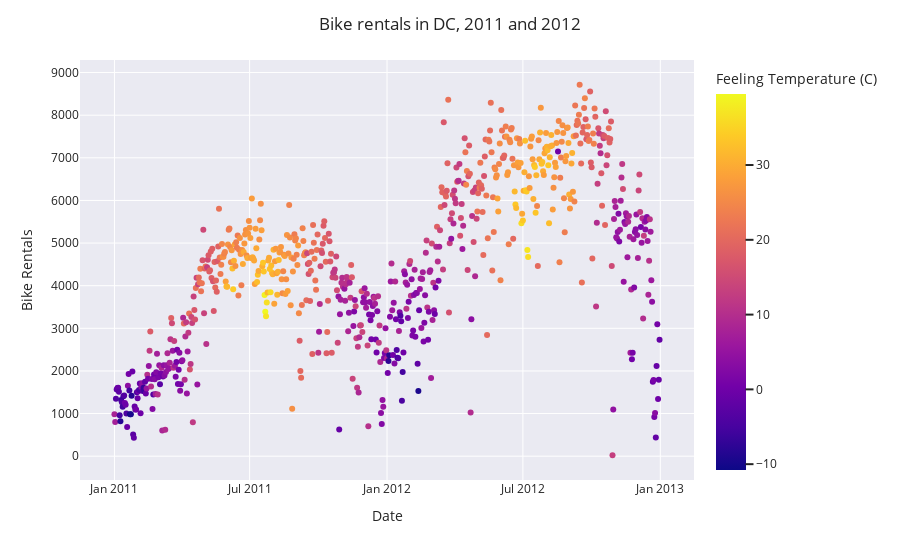

The notebook cell this image was saved under:
### Markdown cell above
**Q8**

In the scatter plot that I recreated the 'dteday' variable was on the x-axis (dates), the "count" variable was on the y-axis, and the data was colored by the 'feeling_temp' variable. Since the color variable was a temperature, the colors themselves protray blue was 'cold' and yellow as 'warm' with all the colors in between going from cold to warm. So, we can see that in the scatter plot all of the darker colors (blue, purple, and pink) are at the bottom because they signify cold weather and less people would rent bikes. Likewise, the lighter colors (orange and yellow) are at the tops of the graph because they signify warmer weather and more people would rent bikes.

### Code cell
# Visualization - recreate the graph
fig=px.scatter(DF,x='dteday',y='cnt',color='feeling_temp')
fig.update_layout(title='Bike rentals in DC, 2011 and 2012',title_x=0.5,
                 xaxis_title='Date',yaxis_title='Bike Rentals',
                  coloraxis_colorbar_title='Feeling Temperature (C)',
                 template='seaborn')
fig.show()

### Figure 1 — Plotly figure (JSON) as saved in the notebook; plotly's stock layout.template omitted (floating-point values rounded to 4 significant figures; data arrays with more than 128 entries replaced by an {"elided": "..."} marker saying what was removed)
{"data": [{"hovertemplate": "dteday=%{x}<br>cnt=%{y}<br>feeling_temp=%{marker.color}<extra></extra>", "legendgroup": "", "marker": {"color": {"elided": "731 float values"}, "coloraxis": "coloraxis", "symbol": "circle"}, "mode": "markers", "name": "", "orientation": "v", "showlegend": false, "type": "scatter", "x": {"elided": "731 str values"}, "xaxis": "x", "y": {"elided": "731 int values"}, "yaxis": "y"}], "layout": {"autosize": true, "coloraxis": {"colorbar": {"title": {"text": "Feeling Temperature (C)"}}, "colorscale": [[0, "#0d0887"], [0.1111, "#46039f"], [0.2222, "#7201a8"], [0.3333, "#9c179e"], [0.4444, "#bd3786"], [0.5556, "#d8576b"], [0.6667, "#ed7953"], [0.7778, "#fb9f3a"], [0.8889, "#fdca26"], [1, "#f0f921"]]}, "legend": {"tracegroupgap": 0}, "margin": {"t": 60}, "title": {"text": "Bike rentals in DC, 2011 and 2012", "x": 0.5}, "xaxis": {"anchor": "y", "autorange": true, "domain": [0, 1], "range": ["2010-11-13 23:52:35.6209", "2013-02-17 00:07:24.3791"], "title": {"text": "Date"}, "type": "date"}, "yaxis": {"anchor": "x", "autorange": true, "domain": [0, 1], "range": [-651.0, 9387.0], "title": {"text": "Bike Rentals"}, "type": "linear"}}}
